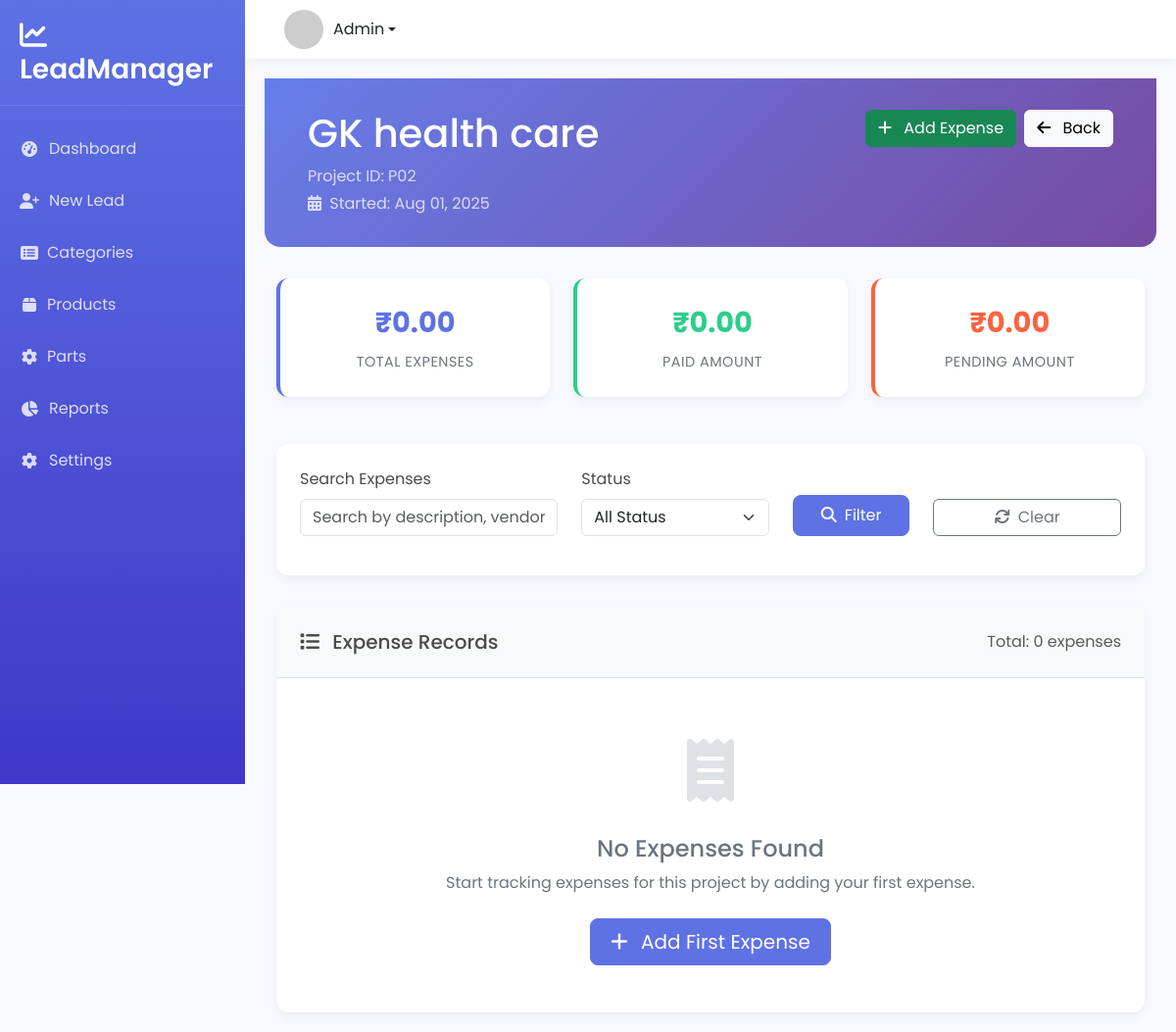
/expenses/project/1/ (signed in), run on the app's committed database.
### leads/models.py (models this page shows, shortened)
class Project(models.Model):
    project_id = models.CharField(
        max_length=50,
        unique=True,
        validators=[MinLengthValidator(3)],
        help_text="Enter a unique identifier for this project (e.g., PRJ-001, WEBSITE-2025)"
    )
    project_name = models.CharField(
        max_length=200,
        validators=[MinLengthValidator(3)],
        help_text="Enter a descriptive name for your project"
    )
    started_date = models.DateField(
        default=timezone.now,
        help_text="Select the project start date"
    )
    created_by = models.ForeignKey(User, on_delete=models.CASCADE, related_name='projects')
    created_at = models.DateTimeField(auto_now_add=True)
    updated_at = models.DateTimeField(auto_now=True)
    is_active = models.BooleanField(default=True, help_text="Is this project currently active?")
    class Meta:
        ordering = ['-started_date']
        verbose_name = "Project"
        verbose_name_plural = "Projects"

### leads/views.py (the view)
# urls.py: path('expenses/project/<int:project_id>/', views.project_detail, name='project_detail'),
@login_required
def project_detail(request, project_id):
    try:
        project = get_object_or_404(Project, id=project_id, created_by=request.user)
        expenses = project.expenses.all()
        search_query = request.GET.get('search', '')
        status_filter = request.GET.get('status', '')
        if search_query:
            expenses = expenses.filter(
                Q(description__icontains=search_query) |
                Q(vendor__icontains=search_query) |
                Q(expense_number__icontains=search_query)
            )
        if status_filter:
            expenses = expenses.filter(status=status_filter)
        paginator = Paginator(expenses, 10)
        page_number = request.GET.get('page')
        expenses = paginator.get_page(page_number)
        total_expenses = project.expenses.aggregate(
            total=Sum('amount'),
            paid=Sum('amount', filter=Q(status='paid')),
            pending=Sum('amount', filter=Q(status='pending'))
        )
        for key, value in total_expenses.items():
            if value is None:
                total_expenses[key] = 0
        context = {
            'project': project,
            'expenses': expenses,
            'search_query': search_query,
            'status_filter': status_filter,
            'total_expenses': total_expenses,
        }
        return render(request, 'expenses/project_details.html', context)
    except Exception as e:
        messages.error(request, f'Error loading project details: {str(e)}')
        return redirect('expense_dashboard')

### leads/templates/expenses/project_details.html (shortened to what this page needs)
{% extends "base.html" %}
{% block content %}
<div class="page-header">
    <div class="container-fluid">
        <div class="d-flex justify-content-between align-items-start">
            <div>
                <h1 class="mb-2">{{ project.project_name }}</h1>
                <p class="mb-1 opacity-75">Project ID: {{ project.project_id }}</p>
                <p class="mb-0 opacity-75">
                    <i class="fas fa-calendar-alt me-1"></i>
                    Started: {{ project.started_date|date:"M d, Y" }}
                </p>
            </div>
            <div class="d-flex gap-2">
                <a href="{% url 'add_expense' project.id %}" class="btn btn-success">
                    <i class="fas fa-plus me-2"></i>
                    Add Expense
                </a>
                <a href="{% url 'expense_dashboard' %}" class="btn btn-light">
                    <i class="fas fa-arrow-left me-2"></i>
                    Back
                </a>
            </div>
        </div>
    </div>
</div>
<div class="container-fluid">
    <div class="row stats-row">
        <div class="col-md-4">
            <div class="stats-card total">
                <div class="stats-number" style="color: var(--primary-color);">
                    ₹{{ total_expenses.total|default:0|floatformat:2 }}
                </div>
                <div class="stats-label">Total Expenses</div>
            </div>
        </div>
        <div class="col-md-4">
            <div class="stats-card paid">
                <div class="stats-number" style="color: var(--success-color);">
                    ₹{{ total_expenses.paid|default:0|floatformat:2 }}
                </div>
                <div class="stats-label">Paid Amount</div>
            </div>
        </div>
        <div class="col-md-4">
            <div class="stats-card pending">
                <div class="stats-number" style="color: var(--warning-color);">
                    ₹{{ total_expenses.pending|default:0|floatformat:2 }}
                </div>
                <div class="stats-label">Pending Amount</div>
            </div>
        </div>
    </div>
    <div class="search-filters">
        <form method="get" class="row align-items-end">
            <div class="col-md-4 col-sm-6 mb-3">
                <label class="form-label">Search Expenses</label>
                <input type="text" name="search" value="{{ search_query }}"
                       class="form-control" placeholder="Search by description, vendor, or expense #">
            </div>
            <div class="col-md-3 col-sm-6 mb-3">
                <label class="form-label">Status</label>
                <select name="status" class="form-select">
                    <option value="">All Status</option>
                </select>
            </div>
            <div class="col-md-2 col-sm-6 mb-3">
                <button type="submit" class="btn btn-primary w-100">
                    <i class="fas fa-search me-2"></i>Filter
                </button>
            </div>
            <div class="col-md-3 col-sm-6 mb-3">
                <a href="{% url 'project_detail' project.id %}" class="btn btn-outline-secondary w-100">
                    <i class="fas fa-refresh me-2"></i>Clear
                </a>
            </div>
        </form>
    </div>
    <div class="expense-table-card">
        <div class="table-header">
            <div class="d-flex justify-content-between align-items-center">
                <h5 class="mb-0">
                    <i class="fas fa-list me-2"></i>
                    Expense Records
                </h5>
                <span class="text-muted">Total: {{ expenses.paginator.count }} expenses</span>
            </div>
        </div>
        {% if expenses %}
            <div class="table-responsive">
                <table class="table table-hover mb-0">
                    <thead>
                        <tr>
                            <th>Amount</th>
                            <th>Status</th>
                            <th>Mode</th>
                            <th>Expense #</th>
                            <th>Date / Created Time</th>
                            <th>Vendor</th>
                            <th>Description</th>
                            <th>Actions</th>
                        </tr>
                    </thead>
                    <tbody>
                        {% for expense in expenses %}
                            <tr>
                                <td>
                                    <span class="expense-amount">₹{{ expense.amount|floatformat:2 }}</span>
                                </td>
                                <td>
                                    <span class="status-badge status-{{ expense.status }}">
                                        {{ expense.get_status_display }}
                                    </span>
                                </td>
                                <td>
                                    <span class="badge bg-secondary">{{ expense.payment_type }}</span>
                                </td>
                                <td>
                                    <strong>{{ expense.expense_number }}</strong>
                                </td>
                                <td>
                                    <div>{{ expense.expense_date|date:"d M Y" }}</div>
                                    <small class="text-muted">{{ expense.created_at|date:"d M y, H:i A" }}</small>
                                </td>
                                <td>
                                    {% if expense.vendor %}
                                        <strong>{{ expense.vendor }}</strong><br>
                                        <small class="text-muted">{{ expense.category.name|default:"Uncategorized" }}</small>
                                    {% else %}
                                        <span class="text-muted">-</span>
                                    {% endif %}
                                </td>
                                <td>
                                    <div>{{ expense.description|truncatechars:50 }}</div>
                                    {% if expense.notes %}
                                        <small class="text-muted">{{ expense.notes|truncatechars:30 }}</small>
                                    {% endif %}
                                </td>
                                <td>
                                    <div class="action-buttons">
                                        <a href="{% url 'view_expense' expense.id %}"
                                           class="btn btn-action btn-view" title="View">
                                            <i class="fas fa-eye"></i>
                                        </a>
                                        <a href="{% url 'edit_expense' expense.id %}"
                                           class="btn btn-action btn-edit" title="Edit">
                                            <i class="fas fa-edit"></i>
                                        </a>
                                        <button class="btn btn-action btn-delete"
                                                onclick="confirmDelete(`{{ expense.id }}`)" title="Delete">
                                            <i class="fas fa-trash"></i>
                                        </button>
                                    </div>
                                </td>
                            </tr>
                        {% endfor %}
                    </tbody>
                </table>
            </div>
            {% if expenses.has_other_pages %}
                <div class="d-flex justify-content-center p-3">
                    <nav>
                        <ul class="pagination mb-0">
                            {% if expenses.has_previous %}
                                <li class="page-item">
                                    <a class="page-link" href="?page=1{% if search_query %}&search={{ search_query }}{% endif %}{% if status_filter %}&status={{ status_filter }}{% endif %}">First</a>
                                </li>
                                <li class="page-item">
                                    <a class="page-link" href="?page={{ expenses.previous_page_number }}{% if search_query %}&search={{ search_query }}{% endif %}{% if status_filter %}&status={{ status_filter }}{% endif %}">Previous</a>
                                </li>
                            {% endif %}
                            <li class="page-item active">
                                <span class="page-link">{{ expenses.number }} of {{ expenses.paginator.num_pages }}</span>
                            </li>
                            {% if expenses.has_next %}
                                <li class="page-item">
                                    <a class="page-link" href="?page={{ expenses.next_page_number }}{% if search_query %}&search={{ search_query }}{% endif %}{% if status_filter %}&status={{ status_filter }}{% endif %}">Next</a>
                                </li>
                                <li class="page-item">
                                    <a class="page-link" href="?page={{ expenses.paginator.num_pages }}{% if search_query %}&search={{ search_query }}{% endif %}{% if status_filter %}&status={{ status_filter }}{% endif %}">Last</a>
                                </li>
                            {% endif %}
                        </ul>
                    </nav>
                </div>
            {% endif %}
        {% else %}
            <div class="empty-state">
                <div class="empty-state-icon">
                    <i class="fas fa-receipt"></i>
                </div>
                <h4>No Expenses Found</h4>
                <p class="mb-4">
                    {% if search_query or status_filter %}
                        No expenses match your search criteria. Try adjusting your filters.
                    {% else %}
                        Start tracking expenses for this project by adding your first expense.
                    {% endif %}
                </p>
                <a href="{% url 'add_expense' project.id %}" class="btn btn-primary btn-lg">
                    <i class="fas fa-plus me-2"></i>
                    Add First Expense
                </a>
            </div>
        {% endif %}
    </div>
</div>
{% endblock %}

### leads/templates/base.html (style rules this page uses)
:root { --primary-color: #4361ee; --secondary-color: #3f37c9; --accent-color: #4895ef; --light-color: #f8f9fa; --dark-color: #212529; --sidebar-width: 250px; --header-height: 60px; }
body { font-family: 'Poppins', sans-serif; background-color: #f5f7fa; color: #4a4a4a; min-height: 100vh; display: flex; flex-direction: column; }
.btn-primary { background-color: var(--primary-color); border-color: var(--primary-color); padding: 8px 20px; border-radius: 8px; }

### leads/templates/expenses/project_details.html (style rules this page uses)
:root { --primary-color: #5e72e4; --success-color: #2dce89; --warning-color: #fb6340; --danger-color: #f5365c; }
body { background-color: #f8f9fe; }
.page-header { background: linear-gradient(135deg, #667eea 0%, #764ba2 100%); color: white; padding: 2rem; margin-bottom: 2rem; border-radius: 0 0 1rem 1rem; }
.stats-row { margin-bottom: 2rem; }
.stats-card { background: white; border-radius: 12px; padding: 1.5rem; box-shadow: 0 4px 8px rgba(0,0,0,0.05); text-align: center; border-left: 4px solid; margin-bottom: 1rem; }
.stats-card.total { border-left-color: var(--primary-color); }
.stats-card.paid { border-left-color: var(--success-color); }
.stats-card.pending { border-left-color: var(--warning-color); }
.stats-number { font-size: 1.8rem; font-weight: 700; margin-bottom: 0.5rem; }
.stats-label { color: #6c757d; font-size: 0.9rem; text-transform: uppercase; letter-spacing: 0.5px; }
.expense-table-card { background: white; border-radius: 12px; box-shadow: 0 4px 8px rgba(0,0,0,0.05); overflow: hidden; }
.table-header { background: #f8f9fa; padding: 1.5rem; border-bottom: 1px solid #dee2e6; }
.search-filters { background: white; border-radius: 12px; padding: 1.5rem; margin-bottom: 2rem; box-shadow: 0 4px 8px rgba(0,0,0,0.05); }
.empty-state { text-align: center; padding: 3rem; color: #6c757d; }
.empty-state-icon { font-size: 4rem; color: #dee2e6; margin-bottom: 1rem; }

### data on the page
Project: project_name "GK health care", project_id "P02", started_date "Aug 01, 2025"

### other printed values
{{ total_expenses.total|default:0|floatformat:2 }} "0.00"
{{ total_expenses.paid|default:0|floatformat:2 }} "0.00"
{{ total_expenses.pending|default:0|floatformat:2 }} "0.00"
{{ expenses.paginator.count }} "0"
